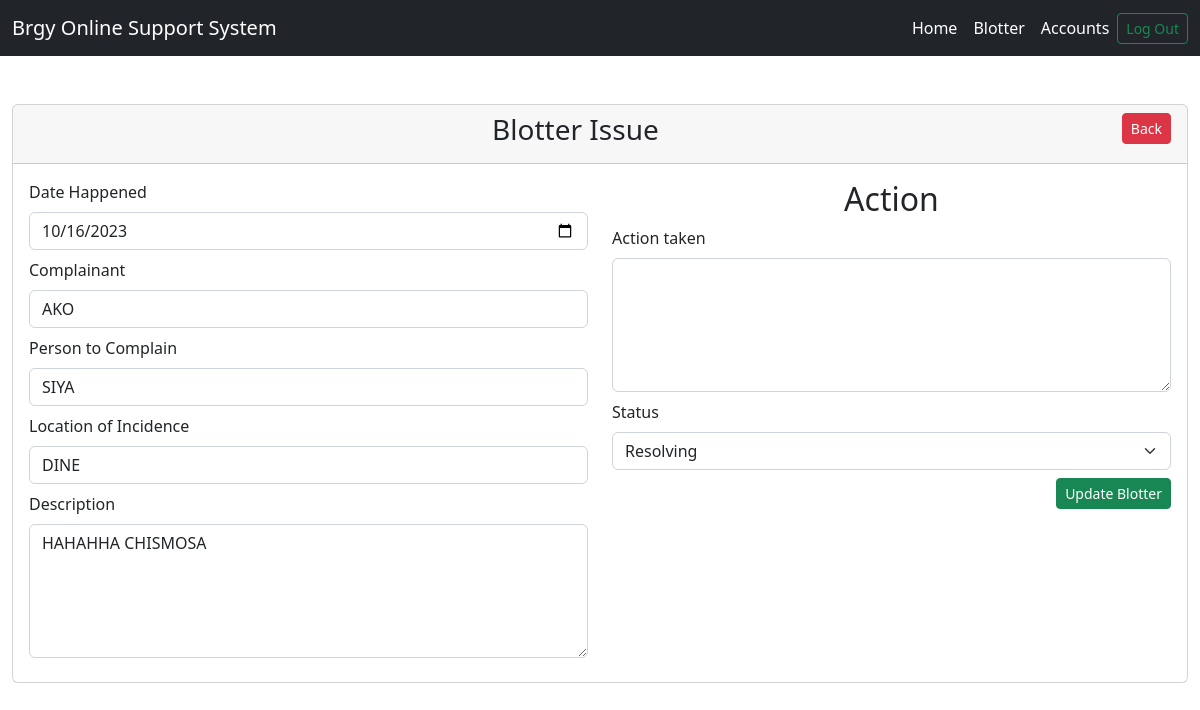
Screenshot of /admin/viewblotter.php?id=1 with the database file from the repository.
### tables this page shows
CREATE TABLE `blotter` (
  `ID` int(11) NOT NULL,
  `REPORTUSERID` varchar(250) NOT NULL,
  `DATEHAPPEN` varchar(255) NOT NULL,
  `COMPLAINANT` varchar(250) NOT NULL,
  `PERSONTOCOMPLAIN` varchar(255) NOT NULL,
  `PLACEOF` varchar(255) NOT NULL,
  `DESCRIPTION` varchar(250) NOT NULL,
  `ACTIONTAKEN` varchar(255) NOT NULL,
  `STATUS` varchar(255) NOT NULL
);

### admin/viewblotter.php (the view, shortened to what this page needs)
<?php
$id = $_GET['id'];
require_once '../connection.php';
$sql = "SELECT * FROM blotter WHERE ID ='$id'";
$result = mysqli_query($conn,$sql);
$row = mysqli_fetch_assoc($result);
?>
<!DOCTYPE html>
<html lang="en">
<head>
<link rel="stylesheet" href="sweetalert2.min.css">
    <link href="https://cdn.jsdelivr.net/npm/bootstrap@5.2.3/dist/css/bootstrap.min.css" rel="stylesheet">
</head>
<body>
<nav class="navbar navbar-expand-lg navbar-dark bg-dark">
  <div class="container-fluid">
    <a class="navbar-brand" href="#">Brgy Online Support System</a>
    <div class="collapse navbar-collapse" id="navbarSupportedContent">
      <ul class="navbar-nav ms-auto mb-2 mb-lg-0">
      <li class="nav-item">
          <a class="nav-link active" aria-current="page" href="index.php">Home</a>
        </li>
         <li class="nav-item">
          <a class="nav-link active" aria-current="page" href="b.php">Blotter</a>
        </li>
        <li class="nav-item">
          <a class="nav-link active" aria-current="page" href="accounts.php">Accounts</a>
        </li>
      </ul>
      <form action="logout.php" class="d-flex" role="search">
        <button class="btn btn-outline-success btn-sm " type="submit">Log Out</button>
      </form>
    </div>
  </div>
</nav>
<div class="container-fluid mt-5">
    <div class="card">
        <div class="card-header">
            <h3 class="text-center">Blotter Issue
                <a  href="b.php" class="btn btn-sm btn-danger float-end">Back</a>
            </h3>
        </div>
        <div class="card-body">
            <div class="row">
                <div class="col-lg-6">
                            <div class="mb-2">
                                <label for="date" class="form-label">Date Happened</label>
                                <input type="date" name="datehapped" class="form-control" value="<?php echo $row['DATEHAPPEN']?>">
                            </div>
                            <div class="mb-2">
                                <label for="" class="form-label">Complainant</label>
                                <input type="text" class="form-control" name="compainant" value="<?php echo $row['COMPLAINANT']?>">
                            </div>
                            <div class="mb-2">
                                <label for="" class="form-label">Person to Complain</label>
                                <input type="text" class="form-control" name="personto" value="<?php echo $row['PERSONTOCOMPLAIN']?>">
                            </div>
                            <div class="mb-2">
                                <label for="" class="form-label">Location of Incidence</label>
                                <input type="text" name="place"  class="form-control" value="<?php echo $row['PLACEOF']?>">
                            </div>
                            <div class="mb-2">
                                <label for="" class="form-label">Description</label>
                                <textarea name="descp"  class="form-control" id="" cols="30" rows="5"><?php echo $row['DESCRIPTION']?>
                                </textarea>
                            </div>
                </div>
                <div class="col-lg-6">
                    <h2 class="text-center">Action</h2>
                    <form action="../controllers.php" method="post">
                        <div class="mb-2">
                            <label for="" class="form-label">Action taken</label>
                            <textarea name="action" class="form-control" id="" cols="30" rows="5"></textarea>
                        </div>
                        <div class="mb-2">
                            <label for="" class="form-label">Status</label>
                            <select name="status" id="" class="form-select">
                                <option value="Resolve">Resolving</option>
                            </select>
                        </div>
                        <div class="mb-2">
                            <button type="submit" name="updateblotter" class="btn btn-sm btn-success float-end">Update Blotter</button>
                        </div>
                    </form>
                </div>
            </div>
        </div>
    </div>
</div>
</body>
</html>

### rows the page displays
blotter: datehapped "10/16/2023", compainant "AKO", personto "SIYA", place "DINE", descp "HAHAHHA CHISMOSA"
